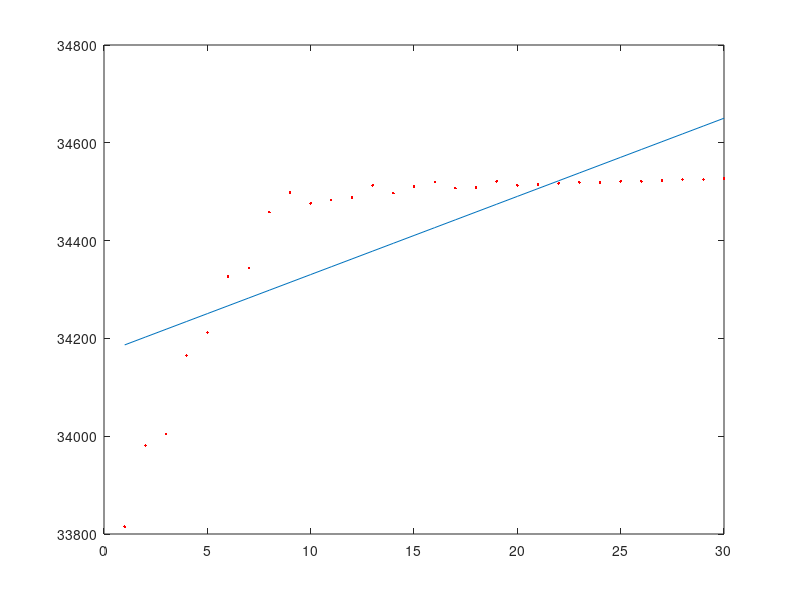

Here is the MATLAB script that generated this plot:
clear  
clc  
Y=[33815    33981   34004   34165   34212   34327   34344   34458   34498   34476   34483   34488   34513   34497   34511   34520   34507   34509   34521   34513   34515   34517   34519   34519   34521   34521   34523   34525   34525   34527]  
T=[1    2   3   4   5   6   7   8   9   10  11  12  13  14  15  16  17  18  19  20  21  22  23  24  25  26  27  28  29  30]  

x = T;
y = Y;
% 计算，并输出回归系数B  
c=zeros(30,1)+1;  
X=[c,x'];  
B=inv(X'*X)*X'*y'  
for i=1:30,  
% 计算回归拟合值      
    z(i)=B(1,1)+B(2,1)*x(i);  
end  
Y2=z
plot(T,Y2)  
hold on  
plot(T,Y,'r.')  